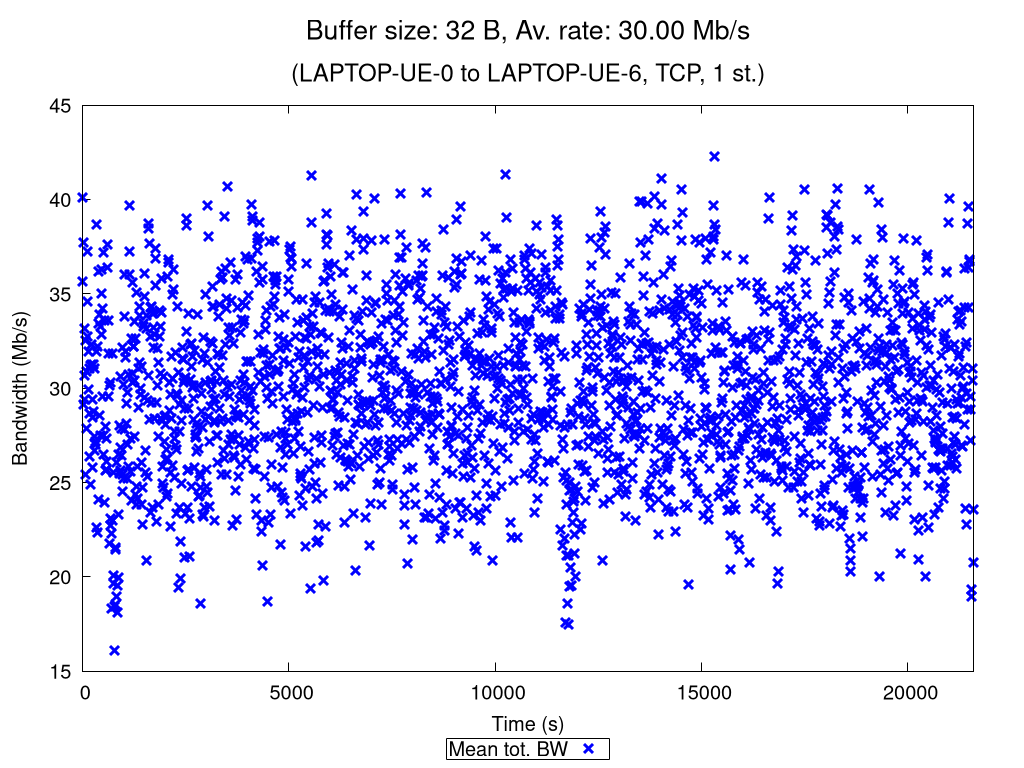

The gnuplot source for this figure:
set terminal pngcairo nocrop enhanced size 1024,768 font "Verdana,15"
set output "TCP_1_st_2020_10_29_09-52-50_one2two_00032B.png"

set title "{/=20 Buffer size: 32 B, Av. rate: 30.00 Mb/s}\n\n{/=18 (LAPTOP-UE-0 to LAPTOP-UE-6, TCP, 1 st.)}"

set xlabel "Time (s)"
set ylabel "Bandwidth (Mb/s)"
set ytics nomirror
set key bmargin center horizontal box samplen 1 width -1
set bmargin 4.6
set rmargin 4.5

rf = 1000000.0  # rate factor
set style fill transparent solid 0.2 noborder
set autoscale xfix
plot "TCP_1_st_2020_10_29_09-52-50_one2two_00032B_iperf_processed.dat" using 1:($2/rf-$3/rf):($2/rf+$3/rf) with filledcurves lc rgb "blue" notitle, \
     "" using 1:($2/rf) with points pt 2 ps 1.5 lw 3 lc rgb "blue" title "Mean tot. BW", \
